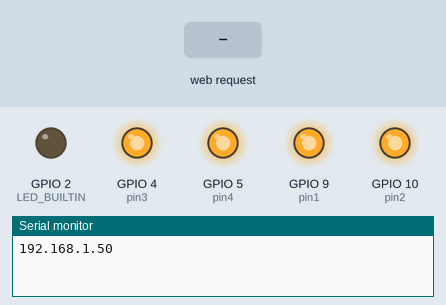
Simulated run of this sketch. Board: ESP8266 (NodeMCU). On the bench: output pins drawn as LEDs (lit = HIGH, except the on-board LED, lit = LOW), the last lines printed to the serial monitor. The inputs (shaded band) are chosen by the test bench. WiFi joins after 1.5 s; servers stay silent unless stated.

Above: at 2.7 s.
2.8 s: HTTP request GET /01 received
At 4.0 s:
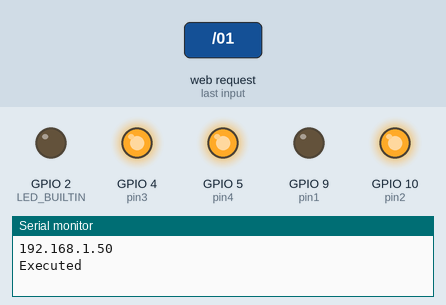
4.3 s: HTTP request GET /02 received
At 5.3 s:
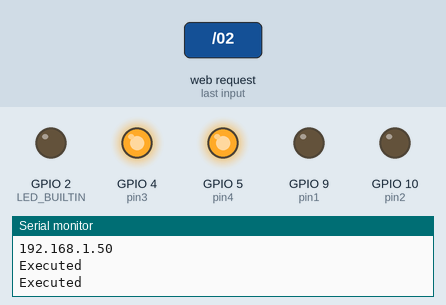
5.8 s: HTTP request GET /03 received
At 6.5 s:
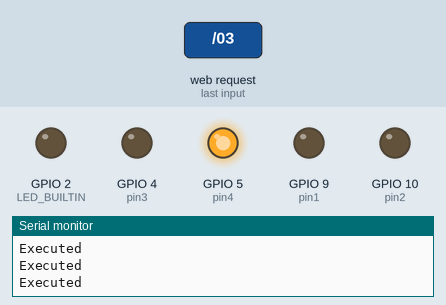
7.3 s: HTTP request GET /04 received
At 7.6 s:
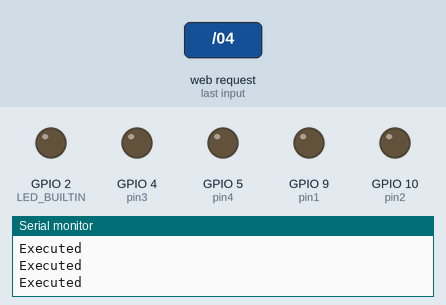
8.8 s: HTTP request GET /11 received
At 9.9 s:
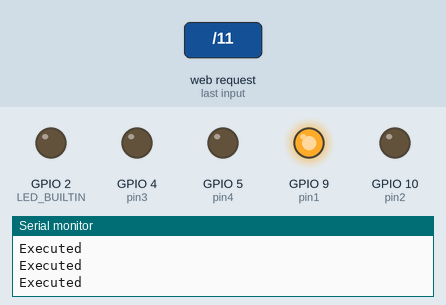
10.3 s: HTTP request GET /12 received
At 11.0 s:
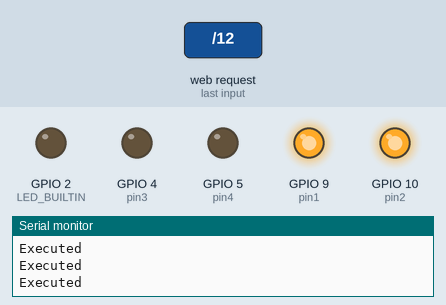
Timing chart, 0 to 12.8 s (numbered marks = the images above; inputs shaded):
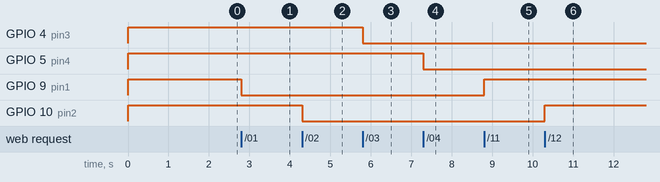

Measured:
- after the input at 2.8 s, GPIO 9 (pin1): HIGH → LOW at once
- after the input at 4.3 s, GPIO 10 (pin2): HIGH → LOW at once
- after the input at 5.8 s, GPIO 4 (pin3): HIGH → LOW at once
- after the input at 7.3 s, GPIO 5 (pin4): HIGH → LOW at once
- after the input at 8.8 s, GPIO 9 (pin1): LOW → HIGH at once
- after the input at 10.3 s, GPIO 10 (pin2): LOW → HIGH at once

The sketch:

Home_automation_program_for_NodeMCU_using_HTML.ino
```cpp
#include <ESP8266WiFi.h>
using namespace std;

const char* ssid = "Your_SSID"; // SSID i.e. Service Set Identifier is the name of your WIFI
const char* password = "Your_PASSWORD"; // Your Wifi password, in case you have open network comment the whole statement.
WiFiServer server(80); // Creates a server that listens for incoming connections on the specified port, here in this case port is 80.

int pin1 = 9; // Sets the value for Pin1 of Relay
int pin2 = 10; // Sets the value for Pin2 of Relay
int pin3 = 4; // Sets the value for Pin3 of Relay
int pin4 = 5; // Sets the value for Pin4 of Relay

void setup() {
  pinMode(LED_BUILTIN, OUTPUT);
  digitalWrite(LED_BUILTIN, LOW);
  pinMode(pin1, OUTPUT);
  digitalWrite(pin1, HIGH);
  pinMode(pin2, OUTPUT);
  digitalWrite(pin2, HIGH);
  pinMode(pin3, OUTPUT);
  digitalWrite(pin3, HIGH);
  pinMode(pin4, OUTPUT);
  digitalWrite(pin4, HIGH);
  Serial.begin(115200);
  delay(10);

  WiFi.begin(ssid, password);

  while (WiFi.status() != WL_CONNECTED) {
    digitalWrite(LED_BUILTIN, LOW);
    delay(500);
  }
  digitalWrite(LED_BUILTIN, HIGH);

  // Start the server
  server.begin();
  Serial.println("");
  Serial.println(WiFi.localIP()); //Gets the WiFi shield's IP address and Print the IP address of serial monitor
}

void loop() {

  // Check if a client has connected
  WiFiClient client = server.available();
  if (!client) {
    if(WiFi.status() != WL_CONNECTED) {
      WiFi.begin(ssid, password);
      while (WiFi.status() != WL_CONNECTED) {
        digitalWrite(LED_BUILTIN, LOW);
        delay(500);
      }
      digitalWrite(LED_BUILTIN, HIGH);
      server.begin();
      Serial.println("");
      Serial.println(WiFi.localIP()); //Gets the WiFi shield's IP address and Print the IP address of serial monitor
   }
   return;
  }

  // Wait until the client sends some data
  int initialTime = millis();
  while(!client.available()) if(millis()-initialTime >= 5000) return;

  // Read the first line of the request
  String request = client.readStringUntil('\r');
  client.flush();

       // Execute request
       if(request.indexOf("/01") != -1) digitalWrite(pin1, LOW);
  else if(request.indexOf("/02") != -1) digitalWrite(pin2, LOW);
  else if(request.indexOf("/03") != -1) digitalWrite(pin3, LOW);
  else if(request.indexOf("/04") != -1) digitalWrite(pin4, LOW);
  else if(request.indexOf("/11") != -1) digitalWrite(pin1, HIGH);
  else if(request.indexOf("/12") != -1) digitalWrite(pin2, HIGH);
  else if(request.indexOf("/13") != -1) digitalWrite(pin3, HIGH);
  else if(request.indexOf("/14") != -1) digitalWrite(pin4, HIGH);
  else if(request.indexOf("/05") != -1);
  else if(request.indexOf("/15") != -1){
    digitalWrite(pin1, HIGH);
    digitalWrite(pin2, HIGH);
    digitalWrite(pin3, HIGH);
    digitalWrite(pin4, HIGH);
  }

  // Write request on server
  client.println("<!doctype html>");
  client.println("<html>");
  client.println("<body bgcolor=\"121212\">");
  client.println("<font color=\"939393\" size=\"9\" > ");
  client.println("<p style=\"text-align:center;\"> ");
  if(digitalRead(pin1)==1) client.print(".");
  else client.print("-");
  if(digitalRead(pin2)==1) client.print(".");
  else client.print("-");
  if(digitalRead(pin3)==1) client.print(".");
  else client.print("-");
  if(digitalRead(pin4)==1) client.print(".");
  else client.print("-");
  client.print("  </p>");
  client.print("  </font>");
  client.println("</body>");
  client.println("</html>");
  Serial.println("Executed");
}
```
